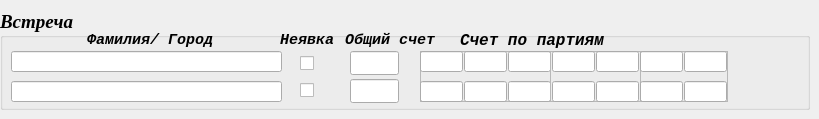
      <widget class="QWidget" name="tab_12">
       <attribute name="title">
        <string>Результаты</string>
       </attribute>
       <widget class="QGroupBox" name="groupBox_match_double">
        <property name="geometry">
         <rect>
          <x>0</x>
          <y>10</y>
          <width>810</width>
          <height>100</height>
         </rect>
        </property>
        <property name="font">
         <font>
          <family>Times New Roman</family>
          <pointsize>14</pointsize>
          <weight>75</weight>
          <italic>true</italic>
          <bold>true</bold>
         </font>
        </property>
        <property name="title">
         <string>Встреча</string>
        </property>
        <property name="flat">
         <bool>false</bool>
        </property>
        <widget class="QLabel" name="label_25">
         <property name="geometry">
          <rect>
           <x>460</x>
           <y>22</y>
           <width>161</width>
           <height>16</height>
          </rect>
         </property>
         <property name="font">
          <font>
           <family>Courier New</family>
           <pointsize>12</pointsize>
           <weight>75</weight>
           <italic>true</italic>
           <bold>true</bold>
           <kerning>false</kerning>
          </font>
         </property>
         <property name="text">
          <string>Счет по партиям</string>
         </property>
        </widget>
        <widget class="QLabel" name="label_26">
         <property name="geometry">
          <rect>
           <x>345</x>
           <y>22</y>
           <width>91</width>
           <height>16</height>
          </rect>
         </property>
         <property name="font">
          <font>
           <family>Courier New</family>
           <pointsize>11</pointsize>
           <weight>75</weight>
           <italic>true</italic>
           <bold>true</bold>
           <kerning>false</kerning>
          </font>
         </property>
         <property name="text">
          <string>Общий счет</string>
         </property>
        </widget>
        <widget class="QPushButton" name="Button_Ok_double">
         <property name="geometry">
          <rect>
           <x>730</x>
           <y>36</y>
           <width>71</width>
           <height>61</height>
          </rect>
         </property>
         <property name="text">
          <string/>
         </property>
         <property name="icon">
          <iconset>
           <normaloff>../icons/Ok.png</normaloff>../icons/Ok.png</iconset>
         </property>
         <property name="iconSize">
          <size>
           <width>48</width>
           <height>48</height>
          </size>
         </property>
         <property name="flat">
          <bool>true</bool>
         </property>
        </widget>
        <widget class="QLabel" name="label_29">
         <property name="geometry">
          <rect>
           <x>87</x>
           <y>22</y>
           <width>171</width>
           <height>16</height>
          </rect>
         </property>
         <property name="font">
          <font>
           <family>Courier New</family>
           <pointsize>11</pointsize>
           <weight>75</weight>
           <italic>true</italic>
           <bold>true</bold>
           <kerning>false</kerning>
          </font>
         </property>
         <property name="text">
          <string>Фамилия/ Город</string>
         </property>
        </widget>
        <widget class="QLabel" name="label_51">
         <property name="geometry">
          <rect>
           <x>280</x>
           <y>22</y>
           <width>61</width>
           <height>16</height>
          </rect>
         </property>
         <property name="font">
          <font>
           <family>Courier New</family>
           <pointsize>11</pointsize>
           <weight>75</weight>
           <italic>true</italic>
           <bold>true</bold>
           <kerning>false</kerning>
          </font>
         </property>
         <property name="text">
          <string>Неявка</string>
         </property>
        </widget>
        <widget class="QLineEdit" name="lineEdit_pl1_score_total_double">
         <property name="geometry">
          <rect>
           <x>350</x>
           <y>41</y>
           <width>49</width>
           <height>24</height>
          </rect>
         </property>
         <property name="font">
          <font>
           <pointsize>18</pointsize>
          </font>
         </property>
         <property name="alignment">
          <set>Qt::AlignCenter</set>
         </property>
        </widget>
        <widget class="QLineEdit" name="lineEdit_pl2_score_total_double">
         <property name="geometry">
          <rect>
           <x>350</x>
           <y>69</y>
           <width>49</width>
           <height>24</height>
          </rect>
         </property>
         <property name="font">
          <font>
           <pointsize>18</pointsize>
          </font>
         </property>
         <property name="alignment">
          <set>Qt::AlignCenter</set>
         </property>
        </widget>
        <widget class="QCheckBox" name="checkBox_9">
         <property name="geometry">
          <rect>
           <x>300</x>
           <y>43</y>
           <width>21</width>
           <height>20</height>
          </rect>
         </property>
         <property name="text">
          <string/>
         </property>
        </widget>
        <widget class="QCheckBox" name="checkBox_10">
         <property name="geometry">
          <rect>
           <x>300</x>
           <y>70</y>
           <width>21</width>
           <height>20</height>
          </rect>
         </property>
         <property name="text">
          <string/>
         </property>
        </widget>
        <widget class="QLineEdit" name="lineEdit_player1_double">
         <property name="geometry">
          <rect>
           <x>11</x>
           <y>41</y>
           <width>271</width>
           <height>21</height>
          </rect>
         </property>
         <property name="font">
          <font>
           <pointsize>11</pointsize>
          </font>
         </property>
        </widget>
        <widget class="QLineEdit" name="lineEdit_player2_double">
         <property name="geometry">
          <rect>
           <x>11</x>
           <y>71</y>
           <width>271</width>
           <height>21</height>
          </rect>
         </property>
         <property name="font">
          <font>
           <pointsize>11</pointsize>
          </font>
         </property>
        </widget>
        <widget class="QFrame" name="frame_three_2">
         <property name="geometry">
          <rect>
           <x>420</x>
           <y>41</y>
           <width>131</width>
           <height>51</height>
          </rect>
         </property>
         <property name="frameShape">
          <enum>QFrame::StyledPanel</enum>
         </property>
         <property name="frameShadow">
          <enum>QFrame::Raised</enum>
         </property>
         <widget class="QLineEdit" name="lineEdit_pl2_s1_double">
          <property name="geometry">
           <rect>
            <x>0</x>
            <y>30</y>
            <width>43</width>
            <height>21</height>
           </rect>
          </property>
          <property name="font">
           <font>
            <pointsize>16</pointsize>
           </font>
          </property>
          <property name="alignment">
           <set>Qt::AlignCenter</set>
          </property>
         </widget>
         <widget class="QLineEdit" name="lineEdit_pl1_s3_double">
          <property name="geometry">
           <rect>
            <x>88</x>
            <y>0</y>
            <width>43</width>
            <height>21</height>
           </rect>
          </property>
          <property name="font">
           <font>
            <pointsize>16</pointsize>
           </font>
          </property>
          <property name="alignment">
           <set>Qt::AlignCenter</set>
          </property>
         </widget>
         <widget class="QLineEdit" name="lineEdit_pl1_s2_double">
          <property name="geometry">
           <rect>
            <x>44</x>
            <y>0</y>
            <width>43</width>
            <height>21</height>
           </rect>
          </property>
          <property name="font">
           <font>
            <pointsize>16</pointsize>
           </font>
          </property>
          <property name="alignment">
           <set>Qt::AlignCenter</set>
          </property>
         </widget>
         <widget class="QLineEdit" name="lineEdit_pl1_s1_double">
          <property name="geometry">
           <rect>
            <x>0</x>
            <y>0</y>
            <width>43</width>
            <height>21</height>
           </rect>
          </property>
          <property name="font">
           <font>
            <pointsize>16</pointsize>
           </font>
          </property>
          <property name="alignment">
           <set>Qt::AlignCenter</set>
          </property>
         </widget>
         <widget class="QLineEdit" name="lineEdit_pl2_s2_double">
          <property name="geometry">
           <rect>
            <x>44</x>
            <y>30</y>
            <width>43</width>
            <height>21</height>
           </rect>
          </property>
          <property name="font">
           <font>
            <pointsize>16</pointsize>
           </font>
          </property>
          <property name="alignment">
           <set>Qt::AlignCenter</set>
          </property>
         </widget>
         <widget class="QLineEdit" name="lineEdit_pl2_s3_double">
          <property name="geometry">
           <rect>
            <x>88</x>
            <y>30</y>
            <width>43</width>
            <height>21</height>
           </rect>
          </property>
          <property name="font">
           <font>
            <pointsize>16</pointsize>
           </font>
          </property>
          <property name="alignment">
           <set>Qt::AlignCenter</set>
          </property>
         </widget>
        </widget>
        <widget class="QFrame" name="frame_five_2">
         <property name="geometry">
          <rect>
           <x>550</x>
           <y>41</y>
           <width>91</width>
           <height>51</height>
          </rect>
         </property>
         <property name="frameShape">
          <enum>QFrame::StyledPanel</enum>
         </property>
         <property name="frameShadow">
          <enum>QFrame::Raised</enum>
         </property>
         <widget class="QLineEdit" name="lineEdit_pl2_s5_double">
          <property name="geometry">
           <rect>
            <x>46</x>
            <y>30</y>
            <width>43</width>
            <height>21</height>
           </rect>
          </property>
          <property name="font">
           <font>
            <pointsize>16</pointsize>
           </font>
          </property>
          <property name="alignment">
           <set>Qt::AlignCenter</set>
          </property>
         </widget>
         <widget class="QLineEdit" name="lineEdit_pl1_s5_double">
          <property name="geometry">
           <rect>
            <x>46</x>
            <y>0</y>
            <width>43</width>
            <height>21</height>
           </rect>
          </property>
          <property name="font">
           <font>
            <pointsize>16</pointsize>
           </font>
          </property>
          <property name="alignment">
           <set>Qt::AlignCenter</set>
          </property>
         </widget>
         <widget class="QLineEdit" name="lineEdit_pl1_s4_double">
          <property name="geometry">
           <rect>
            <x>2</x>
            <y>0</y>
            <width>43</width>
            <height>21</height>
           </rect>
          </property>
          <property name="font">
           <font>
            <pointsize>16</pointsize>
           </font>
          </property>
          <property name="alignment">
           <set>Qt::AlignCenter</set>
          </property>
         </widget>
         <widget class="QLineEdit" name="lineEdit_pl2_s4_double">
          <property name="geometry">
           <rect>
            <x>2</x>
            <y>30</y>
            <width>43</width>
            <height>21</height>
           </rect>
          </property>
          <property name="font">
           <font>
            <pointsize>16</pointsize>
           </font>
          </property>
          <property name="alignment">
           <set>Qt::AlignCenter</set>
          </property>
         </widget>
        </widget>
        <widget class="QFrame" name="frame_seven_2">
         <property name="geometry">
          <rect>
           <x>640</x>
           <y>41</y>
           <width>88</width>
           <height>51</height>
          </rect>
         </property>
         <property name="frameShape">
          <enum>QFrame::StyledPanel</enum>
         </property>
         <property name="frameShadow">
          <enum>QFrame::Raised</enum>
         </property>
         <widget class="QLineEdit" name="lineEdit_pl2_s6_double">
          <property name="geometry">
           <rect>
            <x>0</x>
            <y>30</y>
            <width>43</width>
            <height>21</height>
           </rect>
          </property>
          <property name="font">
           <font>
            <pointsize>16</pointsize>
           </font>
          </property>
          <property name="alignment">
           <set>Qt::AlignCenter</set>
          </property>
         </widget>
         <widget class="QLineEdit" name="lineEdit_pl1_s7_double">
          <property name="geometry">
           <rect>
            <x>44</x>
            <y>0</y>
            <width>43</width>
            <height>21</height>
           </rect>
          </property>
          <property name="font">
           <font>
            <pointsize>16</pointsize>
           </font>
          </property>
          <property name="alignment">
           <set>Qt::AlignCenter</set>
          </property>
         </widget>
         <widget class="QLineEdit" name="lineEdit_pl1_s6_double">
          <property name="geometry">
           <rect>
            <x>0</x>
            <y>0</y>
            <width>43</width>
            <height>21</height>
           </rect>
          </property>
          <property name="font">
           <font>
            <pointsize>16</pointsize>
           </font>
          </property>
          <property name="alignment">
           <set>Qt::AlignCenter</set>
          </property>
         </widget>
         <widget class="QLineEdit" name="lineEdit_pl2_s7_double">
          <property name="geometry">
           <rect>
            <x>44</x>
            <y>30</y>
            <width>43</width>
            <height>21</height>
           </rect>
          </property>
          <property name="font">
           <font>
            <pointsize>16</pointsize>
           </font>
          </property>
          <property name="alignment">
           <set>Qt::AlignCenter</set>
          </property>
         </widget>
        </widget>
       </widget>
      </widget>
